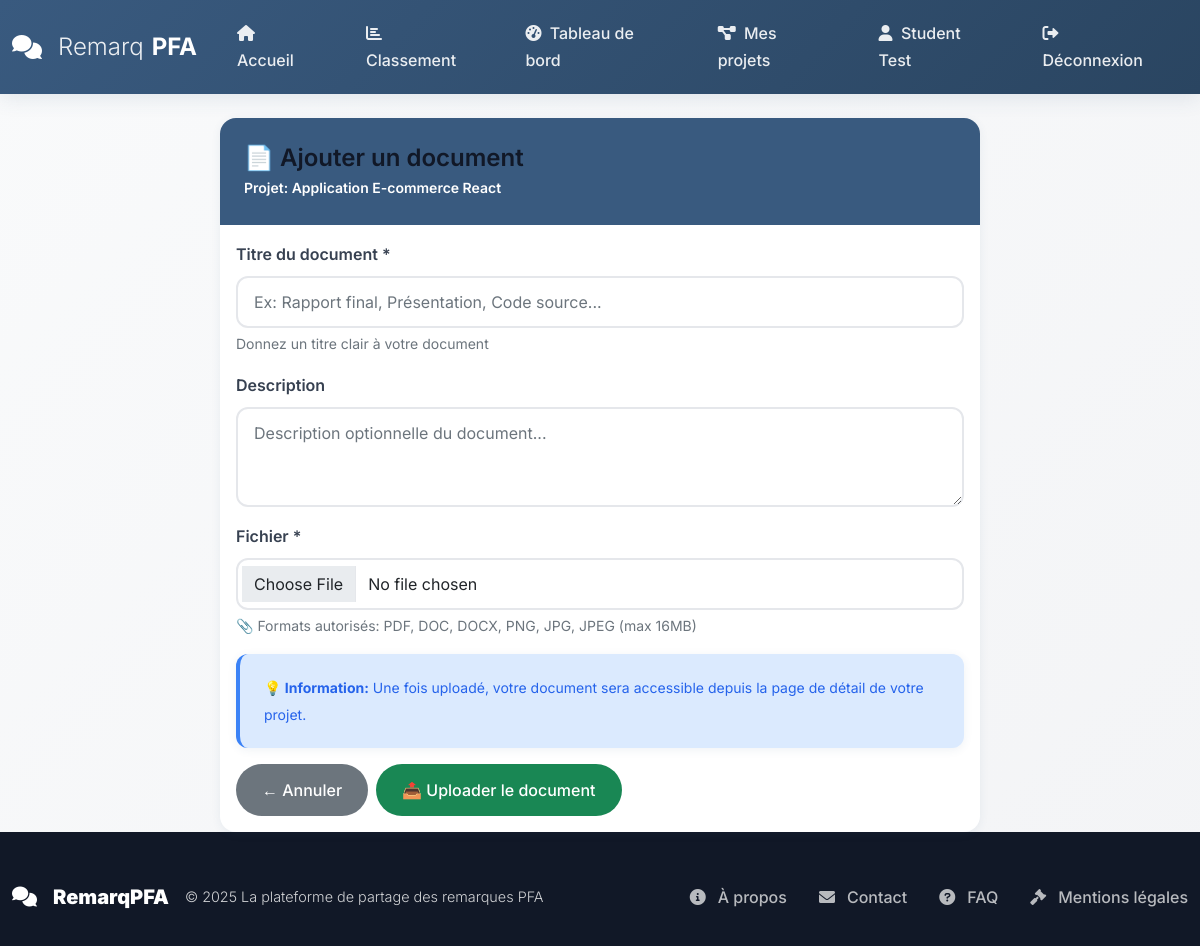
The app's page /student/projet/1/upload-document (signed in) with its own data.
### models.py (models this page shows, shortened)
class User(UserMixin, db.Model):
    __tablename__ = 'users'
    id = db.Column(db.Integer, primary_key=True)
    username = db.Column(db.String(80), unique=True, nullable=False, index=True)
    email = db.Column(db.String(120), unique=True, nullable=False, index=True)
    password_hash = db.Column(db.String(255), nullable=False)
    first_name = db.Column(db.String(50), nullable=True)
    last_name = db.Column(db.String(50), nullable=True)
    role = db.Column(db.String(20), nullable=False, default='student')
    is_active = db.Column(db.Boolean, default=True)
    created_at = db.Column(db.DateTime, default=datetime.utcnow)
    updated_at = db.Column(db.DateTime, default=datetime.utcnow, onupdate=datetime.utcnow)
    comments_as_jury = db.relationship('Comment',
                                      foreign_keys='Comment.jury_id',
                                      backref='jury_user',
                                      lazy='dynamic')
    comments_as_student = db.relationship('Comment',
                                         foreign_keys='Comment.student_id',
                                         backref='student_user',
                                         lazy='dynamic')
    pfa_projects = db.relationship('PFAProject',
                                  foreign_keys='PFAProject.student_id',
                                  backref='project_student',
                                  lazy='dynamic')
    project_comments = db.relationship('ProjectComment',
                                      foreign_keys='ProjectComment.user_id',
                                      backref='comment_author',
                                      lazy='dynamic')
    notifications = db.relationship('Notification',
                                   foreign_keys='Notification.user_id',
                                   backref='user',
                                   lazy='dynamic')
    def get_full_name(self):
        if self.first_name and self.last_name:
            return f"{self.first_name} {self.last_name}"
        return self.username

class PFAProject(db.Model):
    __tablename__ = 'pfaprojects'
    id = db.Column(db.Integer, primary_key=True)
    student_id = db.Column(db.Integer, db.ForeignKey('users.id'), nullable=False, index=True)
    title = db.Column(db.String(200), nullable=False)
    description = db.Column(db.Text, nullable=False)
    domain = db.Column(db.String(100), nullable=False)
    technologies = db.Column(db.String(300), nullable=True)
    github_url = db.Column(db.String(500), nullable=True)
    demo_url = db.Column(db.String(500), nullable=True)
    status = db.Column(db.String(20), default='draft')
    is_public = db.Column(db.Boolean, default=True)
    views_count = db.Column(db.Integer, default=0)
    likes_count = db.Column(db.Integer, default=0)
    created_at = db.Column(db.DateTime, default=datetime.utcnow)
    updated_at = db.Column(db.DateTime, default=datetime.utcnow, onupdate=datetime.utcnow)
    ai_analysis_data = db.Column(db.JSON, nullable=True)
    ai_adaptability_score = db.Column(db.Integer, default=0)
    ai_analysis_date = db.Column(db.DateTime, nullable=True)
    has_ai_analysis = db.Column(db.Boolean, default=False)
    documents = db.relationship('ProjectDocument',
                               backref='project',
                               lazy='dynamic',
                               cascade='all, delete-orphan')
    comments = db.relationship('ProjectComment',
                              backref='project',
                              lazy='dynamic',
                              cascade='all, delete-orphan')

### routes/student_projects.py (the view, shortened to what this page needs)
@student_projects_bp.route('/projet/<int:project_id>/upload-document', methods=['GET', 'POST'])
@login_required
def upload_project_document(project_id):
    project = PFAProject.query.filter_by(id=project_id, student_id=current_user.id).first_or_404()
    return render_template('student/upload_document.html', project=project)

### templates/student/upload_document.html (shortened to what this page needs)
{% extends "base.html" %}
{% block content %}
<div class="container mt-4">
    <div class="row justify-content-center">
        <div class="col-md-8">
            <div class="card">
                <div class="card-header bg-primary text-white">
                    <h4 class="mb-0">📄 Ajouter un document</h4>
                    <small>Projet: {{ project.title }}</small>
                </div>
                <div class="card-body">
                    <form method="POST" action="{{ url_for('student_projects.upload_project_document', project_id=project.id) }}" enctype="multipart/form-data" id="uploadForm">
                        <div class="mb-3">
                            <label for="title" class="form-label">Titre du document *</label>
                            <input type="text" class="form-control" id="title" name="title"
                                   value="{{ request.form.get('title', '') }}" required placeholder="Ex: Rapport final, Présentation, Code source...">
                            <div class="form-text">Donnez un titre clair à votre document</div>
                        </div>
                        <div class="mb-3">
                            <label for="description" class="form-label">Description</label>
                            <textarea class="form-control" id="description" name="description"
                                      rows="3" placeholder="Description optionnelle du document...">{{ request.form.get('description', '') }}</textarea>
                        </div>
                        <div class="mb-3">
                            <label for="document" class="form-label">Fichier *</label>
                            <input type="file" class="form-control" id="document" name="document"
                                   required accept=".pdf,.doc,.docx,.png,.jpg,.jpeg">
                            <div class="form-text">
                                📎 Formats autorisés: PDF, DOC, DOCX, PNG, JPG, JPEG (max 16MB)
                            </div>
                        </div>
                        <div class="alert alert-info">
                            <small>
                                <strong>💡 Information:</strong> Une fois uploadé, votre document sera accessible
                                depuis la page de détail de votre projet.
                            </small>
                        </div>
                        <div class="d-flex gap-2">
                            <a href="{{ url_for('student_projects.project_detail', project_id=project.id) }}"
                               class="btn btn-secondary">← Annuler</a>
                            <button type="submit" class="btn btn-success" id="uploadBtn">
                                📤 Uploader le document
                            </button>
                        </div>
                    </form>
                </div>
            </div>
        </div>
    </div>
</div>
{% endblock %}

### templates/base.html (shortened to what this page needs)
<!DOCTYPE html>
<html lang="fr">
<head>
    <link href="https://cdn.jsdelivr.net/npm/bootstrap@5.1.3/dist/css/bootstrap.min.css" rel="stylesheet">
    <link href="https://cdnjs.cloudflare.com/ajax/libs/font-awesome/6.0.0/css/all.min.css" rel="stylesheet">
    <link href="{{ url_for('static', filename='css/main.css') }}" rel="stylesheet">
    <link href="{{ url_for('static', filename='css/modern.css') }}" rel="stylesheet">
</head>
<body>
    <nav class="navbar navbar-expand-lg navbar-dark sticky-top" id="mainNav">
        <div class="container">
            <a class="navbar-brand" href="{{ url_for('public.home') }}">
                <i class="fas fa-comments me-2"></i>
                <span>Remarq</span><strong>PFA</strong>
            </a>
            <div class="collapse navbar-collapse" id="navbarNav">
                <div class="navbar-nav ms-auto">
                    <a class="nav-link" href="{{ url_for('public.home') }}" title="Accueil">
                        <i class="fas fa-home me-1"></i> Accueil
                    </a>
                    <a class="nav-link" href="{{ url_for('public.ranking') }}" title="Classement">
                        <i class="fas fa-chart-bar me-1"></i> Classement
                    </a>
                    {% if current_user.is_authenticated %}
                        {% if current_user.role == 'student' %}
                            <a class="nav-link" href="{{ url_for('student.dashboard') }}" title="Tableau de bord">
                                <i class="fas fa-tachometer-alt me-1"></i> Tableau de bord
                            </a>
                            <a class="nav-link" href="{{ url_for('student_projects.my_projects') }}" title="Mes projets">
                                <i class="fas fa-project-diagram me-1"></i> Mes projets
                            </a>
                        {% elif current_user.role == 'admin' %}
                            <a class="nav-link" href="{{ url_for('admin.dashboard') }}" title="Administration">
                                <i class="fas fa-cogs me-1"></i> Administration
                            </a>
                        {% endif %}
                        <a class="nav-link" href="{{ url_for('auth.profile') }}" title="Profil">
                            <i class="fas fa-user me-1"></i> {{ current_user.get_full_name() }}
                        </a>
                        <a class="nav-link" href="{{ url_for('auth.logout') }}" title="Déconnexion">
                            <i class="fas fa-sign-out-alt me-1"></i> Déconnexion
                        </a>
                    {% endif %}
                </div>
            </div>
        </div>
    </nav>
    <main class="flex-shrink-0">
        <div class="container mt-4">
            {% block content %}{% endblock content %}
        </div>
    </main>
    <footer class="footer mt-auto">
        <div class="container">
            <div class="footer-content">
                <div class="footer-brand">
                    <i class="fas fa-comments me-2"></i>
                    <strong>RemarqPFA</strong>
                    <span class="ms-2">© {{ current_year }} La plateforme de partage des remarques PFA</span>
                </div>
                <ul class="footer-links">
                    <li><a href="{{ url_for('public.about') }}" title="À propos"><i class="fas fa-info-circle me-1"></i>À propos</a></li>
                    <li><a href="{{ url_for('public.contact') }}" title="Contact"><i class="fas fa-envelope me-1"></i>Contact</a></li>
                    <li><a href="{{ url_for('public.faq') }}" title="FAQ"><i class="fas fa-question-circle me-1"></i>FAQ</a></li>
                    <li><a href="#" title="Mentions légales"><i class="fas fa-gavel me-1"></i>Mentions légales</a></li>
                </ul>
            </div>
        </div>
    </footer>
</body>
</html>

### static/css/main.css (style rules this page uses)
:root { --primary: #395A7F; --primary-dark: #2A4561; --primary-light: #4A76A3; --primary-soft: #E8EFF7; --primary-transparent: rgba(57, 90, 127, 0.1); --gray-50: #F9FAFB; --gray-100: #F3F4F6; --gray-200: #E5E7EB; --gray-300: #D1D5DB; --gray-400: #9CA3AF; --gray-500: #6B7280; --gray-600: #4B5563; --gray-700: #374151; --gray-800: #1F2937; --gray-900: #111827; --success: #10B981; --success-dark: #059669; --success-light: #D1FAE5; --warning: #F59E0B; --warning-dark: #D97706; --warning-light: #FEF3C7; --danger: #EF4444; --danger-dark: #DC2626; --danger-light: #FEE2E2; --info: #3B82F6; --info-dark: #2563EB; --info-light: #DBEAFE; --gradient-primary: linear-gradient(135deg, var(--primary) 0%, var(--primary-dark) 100%); --gradient-gray: linear-gradient(135deg, var(--gray-100) 0%, var(--gray-200) 100%); --gradient-success: linear-gradient(135deg, var(--success) 0%, var(--info) 100%); --shadow-sm: 0 2px 10px rgba(57, 90, 127, 0.08); --shadow-md: 0 4px 20px rgba(57, 90, 127, 0.12); --shadow-lg: 0 8px 40px rgba(57, 90, 127, 0.15); --shadow-primary: 0 8px 25px rgba(57, 90, 127, 0.25); --radius-sm: 8px; --radius-md: 12px; --radius-lg: 16px; --radius-xl: 20px; --radius-full: 50px; --transition-fast: 0.2s ease; --transition-normal: 0.3s ease; --transition-slow: 0.5s ease; }
* { margin: 0; padding: 0; box-sizing: border-box; }
body { font-family: 'Inter', -apple-system, BlinkMacSystemFont, 'Segoe UI', sans-serif; background: linear-gradient(135deg, var(--gray-50) 0%, var(--gray-100) 100%); color: var(--gray-800); line-height: 1.7; min-height: 100vh; font-weight: 400; }
h1, h2, h3, h4, h5, h6 { color: var(--gray-900); font-weight: 600; line-height: 1.3; margin-bottom: 0.5em; }
h4 { font-size: 1.5rem; }
#mainNav { background: var(--gradient-primary) !important; box-shadow: var(--shadow-md); backdrop-filter: blur(10px); transition: all var(--transition-normal); border-bottom: none; }
.navbar-brand { font-size: 1.5rem; font-weight: 700; color: white !important; display: flex; align-items: center; gap: 0.5rem; }
.navbar-brand span { font-weight: 300; opacity: 0.9; }
.navbar-brand strong { font-weight: 700; }
.nav-link { color: rgba(255, 255, 255, 0.9) !important; font-weight: 500; padding: 0.75rem 1.25rem !important; margin: 0 0.25rem; border-radius: var(--radius-full); transition: all var(--transition-normal); position: relative; overflow: hidden; }
.nav-link::before { content: ''; position: absolute; top: 0; left: -100%; width: 100%; height: 100%; background: rgba(255, 255, 255, 0.15); transition: left var(--transition-normal); z-index: -1; }
.card { border: none; border-radius: var(--radius-lg); box-shadow: var(--shadow-sm); transition: all var(--transition-normal); background: white; overflow: hidden; }
.card-header { background: var(--gradient-primary); color: white; border: none; padding: 1.5rem; font-weight: 600; }
.btn { border-radius: var(--radius-full); font-weight: 500; padding: 0.75rem 1.5rem; transition: all var(--transition-normal); border: 2px solid transparent; display: inline-flex; align-items: center; gap: 0.5rem; }
.bg-primary { background: var(--primary) !important; }
.form-control, .form-select { border-radius: var(--radius-md); border: 2px solid var(--gray-200); padding: 0.75rem 1rem; transition: all var(--transition-normal); background: white; }
.form-label { font-weight: 600; color: var(--gray-700); margin-bottom: 0.5rem; }
.alert { border: none; border-radius: var(--radius-md); box-shadow: var(--shadow-sm); border-left: 4px solid transparent; padding: 1.25rem 1.5rem; margin-bottom: 1rem; transition: all var(--transition-normal); }
.alert-info { background-color: var(--info-light); border-left-color: var(--info); color: var(--info-dark); }
.footer { background: var(--gray-900); color: white; padding: 3rem 0 2rem; margin-top: auto; }
.footer-content { display: flex; justify-content: space-between; align-items: center; flex-wrap: wrap; gap: 2rem; }
.footer-brand { font-size: 1.25rem; font-weight: 700; color: white; display: flex; align-items: center; gap: 0.5rem; }
.footer-brand span { font-weight: 300; opacity: 0.8; font-size: 0.9rem; }
.footer-links { display: flex; list-style: none; margin: 0; padding: 0; gap: 2rem; }
.footer-links a { color: rgba(255, 255, 255, 0.7); text-decoration: none; transition: all var(--transition-normal); font-weight: 500; display: flex; align-items: center; gap: 0.5rem; }

### records on screen
User: get_full_name "Student Test"
PFAProject: title "Application E-commerce React"
